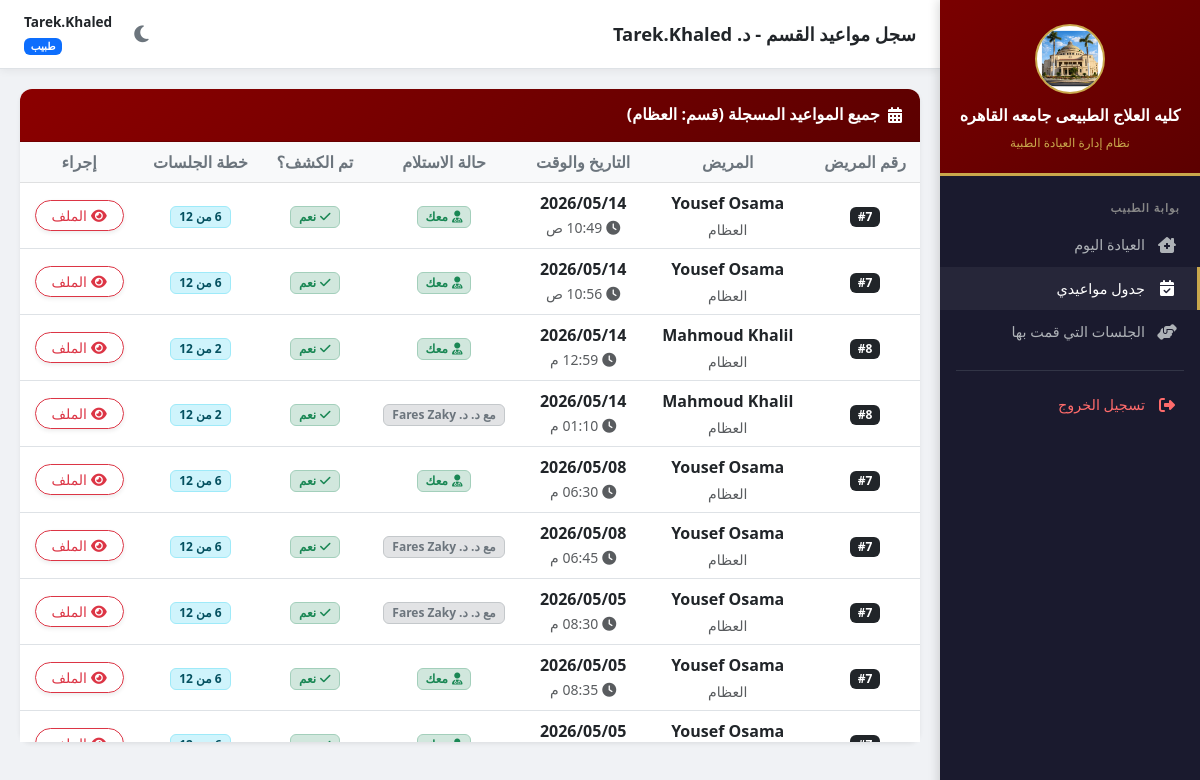
The page /appointments/ (signed in) on the database its author committed.
### clinic/models.py (models this page shows, shortened)
class Doctor(models.Model):
    user = models.OneToOneField(User, on_delete=models.CASCADE, verbose_name="المستخدم")
    specialty = models.ForeignKey(Specialty, on_delete=models.SET_NULL, null=True, verbose_name="التخصص")
    phone = models.CharField(max_length=20, blank=True, verbose_name="رقم الهاتف")
    def __str__(self):
        return f"د. {self.user.get_full_name() or self.user.username}"
    class Meta:
        verbose_name = "دكتور"
        verbose_name_plural = "الأطباء"

class Specialty(models.Model):
    name = models.CharField(max_length=100, verbose_name="التخصص")
    def __str__(self):
        return self.name
    class Meta:
        verbose_name = "تخصص"
        verbose_name_plural = "التخصصات"

class Appointment(models.Model):
    STATUS_CHOICES = [
        ('pending', 'قيد الانتظار'),
        ('confirmed', 'مؤكد'),
        ('completed', 'مكتمل'),
        ('cancelled', 'ملغي'),
    ]
    TYPE_CHOICES = [
        ('new', 'كشف جديد'),
        ('followup', 'استشارة / متابعة'),
        ('session', 'جلسة علاجية'),
    ]
    patient = models.ForeignKey(Patient, on_delete=models.CASCADE, related_name='appointments', verbose_name="المريض")
    doctor = models.ForeignKey(Doctor, on_delete=models.SET_NULL, null=True, blank=True, related_name='appointments', verbose_name="الدكتور")
    specialty = models.ForeignKey(Specialty, on_delete=models.CASCADE, verbose_name="التخصص")
    appointment_type = models.CharField(max_length=20, choices=TYPE_CHOICES, default='new', verbose_name="نوع الموعد")
    appointment_date = models.DateField(verbose_name="تاريخ الموعد")
    appointment_time = models.TimeField(verbose_name="وقت الموعد")
    status = models.CharField(max_length=20, choices=STATUS_CHOICES, default='pending', verbose_name="الحالة")
    notes = models.TextField(blank=True, verbose_name="ملاحظات")
    consultation_fee = models.DecimalField(max_digits=8, decimal_places=2, verbose_name="السعر المدفوع", default=0.0)
    created_by = models.ForeignKey(User, on_delete=models.SET_NULL, null=True, blank=True, related_name='created_appointments', verbose_name="تم التسجيل بواسطة")
    created_at = models.DateTimeField(auto_now_add=True)
    updated_at = models.DateTimeField(auto_now=True)
    class Meta:
        verbose_name = "موعد"
        verbose_name_plural = "المواعيد"
        ordering = ['appointment_date', 'appointment_time']

class Patient(models.Model):
    GENDER_CHOICES = [('M', 'ذكر'), ('F', 'أنثى')]
    patient_number = models.AutoField(primary_key=True, verbose_name="رقم المريض")
    name = models.CharField(max_length=150, verbose_name="الاسم")
    gender = models.CharField(max_length=1, choices=GENDER_CHOICES, verbose_name="الجنس")
    birth_date = models.DateField(verbose_name="تاريخ الميلاد")
    phone = models.CharField(max_length=20, blank=True, verbose_name="رقم الهاتف")
    address = models.TextField(blank=True, verbose_name="العنوان")
    national_id = models.CharField(max_length=14, unique=True, verbose_name="الرقم القومي", null=True, blank=True)
    created_at = models.DateTimeField(auto_now_add=True)
    updated_at = models.DateTimeField(auto_now=True)
    class Meta:
        verbose_name = "مريض"
        verbose_name_plural = "المرضى"

class Prescription(models.Model):
    medical_record = models.ForeignKey(MedicalRecord, on_delete=models.CASCADE, related_name='prescriptions', verbose_name="السجل الطبي")
    doctor = models.ForeignKey(Doctor, on_delete=models.CASCADE, verbose_name="الدكتور")
    injury_type = models.CharField(max_length=200, verbose_name="نوع الإصابة")
    total_sessions = models.PositiveIntegerField(verbose_name="إجمالي عدد الجلسات", default=1)
    completed_sessions = models.PositiveIntegerField(verbose_name="عدد الجلسات المنفذة", default=0)
    first_session_date = models.DateField(verbose_name="تاريخ أول جلسة", null=True, blank=True)
    last_session_date = models.DateField(verbose_name="تاريخ آخر جلسة", null=True, blank=True)
    instructions = models.TextField(blank=True, verbose_name="تعليمات إضافية")
    created_at = models.DateTimeField(auto_now_add=True)
    updated_at = models.DateTimeField(auto_now=True)
    class Meta:
        verbose_name = "خطة جلسات"
        verbose_name_plural = "خطط الجلسات"

### clinic/views.py (the view)
# urls.py: path('appointments/', views.doctor_appointments, name='doctor_appointments'),
@login_required
def doctor_appointments(request):
    doctor, redir = _get_doctor_or_redirect(request)
    if redir:
        return redir
    appointments = (
        Appointment.objects.filter(specialty=doctor.specialty)
        .select_related('patient', 'specialty', 'doctor')
        .order_by('-appointment_date', 'appointment_time')
    )
    page_obj = _paginate(appointments, request)
    return render(request, 'doctor/appointments.html', {'appointments': page_obj, 'doctor': doctor})

### templates/doctor/appointments.html (shortened to what this page needs)
{% extends 'base.html' %}
{% block page_title %}سجل مواعيد القسم - د. {{ doctor.user.first_name|default:doctor.user.username }}{% endblock %}
{% block content %}
<div class="card shadow-sm border-0 mb-4">
  <div class="card-header text-white d-flex align-items-center py-3" style="background: linear-gradient(135deg, #8B0000, #5c0000);">
    <i class="fas fa-calendar-alt me-2"></i>
    <h6 class="mb-0 fw-bold">جميع المواعيد المسجلة (قسم: {{ doctor.specialty }})</h6>
  </div>
  <div class="card-body p-0">
    <div class="table-responsive" style="max-height: 600px; overflow-y: auto;">
      <table class="table table-hover align-middle text-center mb-0">
        <thead class="table-light text-muted" style="position: sticky; top: 0; z-index: 1;">
          <tr>
            <th>رقم المريض</th>
            <th>المريض</th>
            <th>التاريخ والوقت</th>
            <th>حالة الاستلام</th>
            <th>تم الكشف؟</th>
            <th>خطة الجلسات</th>
            <th>إجراء</th>
          </tr>
        </thead>
        <tbody>
          {% for appt in appointments %}
          <tr>
            <td><span class="badge bg-dark">#{{ appt.patient.patient_number }}</span></td>
            <td>
              <a href="{% url 'doctor_patient_detail' appt.patient.pk %}" class="text-decoration-none fw-bold text-body">
                {{ appt.patient.name }}
              </a>
              <div class="small text-muted mt-1">{{ appt.specialty.name|default:"-" }}</div>
            </td>
            <td>
              <div class="fw-bold">{{ appt.appointment_date|date:"Y/m/d" }}</div>
              <small class="text-muted"><i class="fas fa-clock me-1"></i>{{ appt.appointment_time|time:"h:i A" }}</small>
            </td>
            <td>
              {% if not appt.doctor %}
                <span class="badge bg-warning-subtle text-warning-emphasis border border-warning-subtle px-2 py-1">
                  <i class="fas fa-hourglass-half me-1"></i>في الانتظار
                </span>
              {% elif appt.doctor == doctor %}
                <span class="badge bg-success-subtle text-success border border-success-subtle px-2 py-1">
                  <i class="fas fa-user-md me-1"></i>معك
                </span>
              {% else %}
                <span class="badge bg-secondary-subtle text-secondary border border-secondary-subtle px-2 py-1">
                  مع د. {{ appt.doctor }}
                </span>
              {% endif %}
            </td>
            <td>
              {% if appt.status == 'completed' %}
                <span class="badge bg-success-subtle text-success border border-success-subtle px-2 py-1"><i class="fas fa-check me-1"></i>نعم</span>
              {% elif appt.status == 'cancelled' %}
                <span class="badge bg-danger-subtle text-danger border border-danger-subtle px-2 py-1"><i class="fas fa-times me-1"></i>ملغي</span>
              {% else %}
                <span class="badge bg-warning-subtle text-warning-emphasis border border-warning-subtle px-2 py-1"><i class="fas fa-hourglass-half me-1"></i>انتظار</span>
              {% endif %}
            </td>
            <td>
              {% with latest_record=appt.patient.medical_records.first %}
                {% if latest_record and latest_record.prescriptions.first %}
                  {% with rx=latest_record.prescriptions.first %}
                    <span class="badge bg-info-subtle text-info-emphasis border border-info-subtle px-2 py-1" title="{{ rx.injury_type }}">
                      {{ rx.completed_sessions }} من {{ rx.total_sessions }}
                    </span>
                  {% endwith %}
                {% else %}
                  <span class="text-muted small">لا توجد خطة</span>
                {% endif %}
              {% endwith %}
            </td>
            <td>
              <div class="d-flex gap-1 justify-content-center">
                <a href="{% url 'doctor_patient_detail' appt.patient.pk %}" class="btn btn-sm btn-outline-danger rounded-pill px-3 shadow-sm" title="عرض التفاصيل">
                  <i class="fas fa-eye me-1"></i>الملف
                </a>
              </div>
            </td>
          </tr>
          {% endfor %}
        </tbody>
      </table>
    </div>
  </div>
</div>
{% endblock %}

### templates/base.html (shortened to what this page needs)
<!DOCTYPE html>
<html lang="ar" dir="rtl">
<head>
<link href="https://cdn.jsdelivr.net/npm/bootstrap@5.3.0/dist/css/bootstrap.rtl.min.css" rel="stylesheet">
<link href="https://cdnjs.cloudflare.com/ajax/libs/font-awesome/6.4.0/css/all.min.css" rel="stylesheet">
</head>
<body>
{% load auth_extras %}
{% if user.is_authenticated %}
<div class="sidebar" id="sidebar">
  <div class="sidebar-header">
    <div class="logo-container"><img src="/media/2.png" alt="لوجو جامعة القاهرة"></div>
    <h6>كليه العلاج الطبيعى جامعه القاهره</h6>
    <small>نظام إدارة العيادة الطبية</small>
  </div>
  <div class="sidebar-nav-container">
    {% if user.is_staff or user.is_superuser %}
    <div class="nav-section">لوحة تحكم الإدارة</div>
    <a href="{% url 'admin_dashboard' %}" class="nav-link-side {% if request.resolver_match.url_name == 'admin_dashboard' %}active{% endif %}" onclick="closeSidebar()"><i class="fas fa-chart-pie"></i> نظرة عامة</a>
    <a href="{% url 'admin_patients' %}" class="nav-link-side {% if 'patient' in request.resolver_match.url_name and 'secretary' not in request.resolver_match.url_name %}active{% endif %}" onclick="closeSidebar()"><i class="fas fa-users"></i> سجل المرضى</a>
    <a href="{% url 'admin_appointments' %}" class="nav-link-side {% if request.resolver_match.url_name == 'admin_appointments' %}active{% endif %}" onclick="closeSidebar()"><i class="fas fa-calendar-alt"></i> إدارة المواعيد</a>
    <a href="{% url 'admin_doctors' %}" class="nav-link-side {% if request.resolver_match.url_name == 'admin_doctors' %}active{% endif %}" onclick="closeSidebar()"><i class="fas fa-user-md"></i> الطاقم الطبي</a>
    <a href="{% url 'admin_secretaries' %}" class="nav-link-side {% if 'admin_secreta' in request.resolver_match.url_name %}active{% endif %}" onclick="closeSidebar()"><i class="fas fa-headset"></i> طاقم السكرتاريا</a>
    <a href="{% url 'admin_records' %}" class="nav-link-side {% if request.resolver_match.url_name == 'admin_records' %}active{% endif %}" onclick="closeSidebar()"><i class="fas fa-notes-medical"></i> الأرشيف الطبي</a>
    <div class="nav-section" style="margin-top:8px;">السكرتاريا</div>
    <a href="{% url 'secretary_dashboard' %}" class="nav-link-side {% if request.resolver_match.url_name == 'secretary_dashboard' %}active{% endif %}" onclick="closeSidebar()"><i class="fas fa-desktop"></i> لوحة السكرتيرة</a>
    {% else %}
    <div class="nav-section">بوابة الطبيب</div>
    <a href="{% url 'doctor_dashboard' %}" class="nav-link-side {% if request.resolver_match.url_name == 'doctor_dashboard' %}active{% endif %}" onclick="closeSidebar()"><i class="fas fa-clinic-medical"></i> العيادة اليوم</a>
    <a href="{% url 'doctor_appointments' %}" class="nav-link-side {% if request.resolver_match.url_name == 'doctor_appointments' %}active{% endif %}" onclick="closeSidebar()"><i class="fas fa-calendar-check"></i> جدول مواعيدي</a>
    <a href="{% url 'doctor_sessions_history' %}" class="nav-link-side " onclick="closeSidebar()"><i class="fas fa-hands-helping"></i> الجلسات التي قمت بها</a>
    {% endif %}
    <div class="mt-3 border-top border-secondary pt-2" style="opacity:.3; margin: 0 16px;"></div>
    <a href="{% url 'logout' %}" class="nav-link-side mt-1" style="color:#ff6b6b;" onclick="closeSidebar()"><i class="fas fa-sign-out-alt"></i> تسجيل الخروج</a>
  </div>
</div>
<div class="main-content">
  <div class="topbar">
    <div class="d-flex align-items-center gap-2">
      <h5>{% block page_title %}{% endblock %}</h5>
    </div>
    <div class="d-flex align-items-center gap-3">
      <button class="theme-toggle" onclick="toggleTheme()" title="تبديل الوضع" aria-label="تبديل الوضع الليلي">
        <i class="fas fa-moon" id="themeIcon"></i>
      </button>
      <div class="text-end d-none d-sm-block">
        <div class="fw-bold" style="font-size:.85rem;">{{ user.get_full_name|default:user.username }}</div>
        {% if user.is_staff %}<span class="badge bg-danger" style="font-size:.65rem;">مسؤول النظام</span>
        {% elif user|has_group:"secretary" %}<span class="badge bg-success" style="font-size:.65rem;">سكرتيرة</span>
        {% else %}<span class="badge bg-primary" style="font-size:.65rem;">طبيب</span>{% endif %}
      </div>
    </div>
  </div>
  <div class="content-area">
    {% block content %}{% endblock %}
  </div>
</div>
{% else %}
{% block full_content %}{% endblock %}
{% endif %}
</body>
</html>

### rows shown on the page
Doctor: user.first_name "Tarek.Khaled", specialty "العظام"
Appointment: patient.patient_number "7", patient.name "Yousef Osama", specialty.name "العظام", appointment_date "2026/05/14", appointment_time "10:49 ص", shows "معك", status "completed" (drawn)
Prescription: completed_sessions "6", total_sessions "12"
Appointment: patient.patient_number "7", patient.name "Yousef Osama", specialty.name "العظام", appointment_date "2026/05/14", appointment_time "10:56 ص", shows "معك", status "completed" (drawn)
Appointment: patient.patient_number "8", patient.name "Mahmoud Khalil", specialty.name "العظام", appointment_date "2026/05/14", appointment_time "12:59 م", shows "معك", status "completed" (drawn)
Prescription: completed_sessions "2", total_sessions "12"
Appointment: patient.patient_number "8", patient.name "Mahmoud Khalil", specialty.name "العظام", appointment_date "2026/05/14", appointment_time "01:10 م", doctor "د. Fares Zaky", status "completed" (drawn)
Appointment: patient.patient_number "7", patient.name "Yousef Osama", specialty.name "العظام", appointment_date "2026/05/08", appointment_time "06:30 م", shows "معك", status "completed" (drawn)
Appointment: patient.patient_number "7", patient.name "Yousef Osama", specialty.name "العظام", appointment_date "2026/05/08", appointment_time "06:45 م", doctor "د. Fares Zaky", status "completed" (drawn)
Appointment: patient.patient_number "7", patient.name "Yousef Osama", specialty.name "العظام", appointment_date "2026/05/05", appointment_time "08:30 م", doctor "د. Fares Zaky", status "completed" (drawn)
Appointment: patient.patient_number "7", patient.name "Yousef Osama", specialty.name "العظام", appointment_date "2026/05/05", appointment_time "08:35 م", shows "معك", status "completed" (drawn)
Appointment: patient.name "Yousef Osama", appointment_date "2026/05/05", status "completed" (drawn)

### other values the page prints
{{ user.get_full_name|default:user.username }} "Tarek.Khaled"
